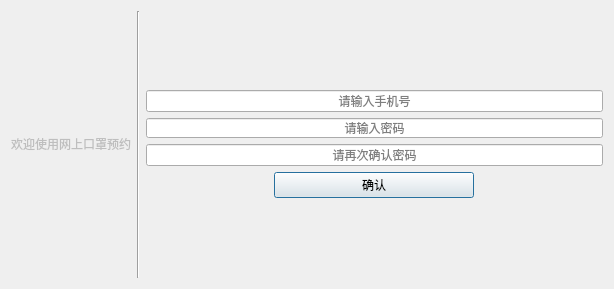
<?xml version="1.0" encoding="UTF-8"?>
<ui version="4.0">
 <class>Dialog</class>
 <widget class="QDialog" name="Dialog">
  <property name="geometry">
   <rect>
    <x>0</x>
    <y>0</y>
    <width>614</width>
    <height>289</height>
   </rect>
  </property>
  <property name="windowTitle">
   <string>注册</string>
  </property>
  <layout class="QHBoxLayout" name="horizontalLayout_3">
   <item>
    <layout class="QHBoxLayout" name="horizontalLayout">
     <item>
      <widget class="QLabel" name="label_2">
       <property name="enabled">
        <bool>false</bool>
       </property>
       <property name="maximumSize">
        <size>
         <width>16777215</width>
         <height>20</height>
        </size>
       </property>
       <property name="text">
        <string>欢迎使用网上口罩预约</string>
       </property>
       <property name="alignment">
        <set>Qt::AlignCenter</set>
       </property>
      </widget>
     </item>
     <item>
      <widget class="Line" name="line">
       <property name="orientation">
        <enum>Qt::Vertical</enum>
       </property>
      </widget>
     </item>
     <item>
      <layout class="QVBoxLayout" name="verticalLayout_2">
       <item>
        <layout class="QVBoxLayout" name="verticalLayout">
         <item>
          <layout class="QHBoxLayout" name="horizontalLayout_2">
           <item>
            <widget class="QLineEdit" name="username">
             <property name="sizePolicy">
              <sizepolicy hsizetype="Ignored" vsizetype="Fixed">
               <horstretch>0</horstretch>
               <verstretch>0</verstretch>
              </sizepolicy>
             </property>
             <property name="maximumSize">
              <size>
               <width>16777215</width>
               <height>16777215</height>
              </size>
             </property>
             <property name="alignment">
              <set>Qt::AlignCenter</set>
             </property>
             <property name="placeholderText">
              <string>请输入手机号</string>
             </property>
            </widget>
           </item>
          </layout>
         </item>
         <item>
          <widget class="QLineEdit" name="password">
           <property name="enabled">
            <bool>true</bool>
           </property>
           <property name="sizePolicy">
            <sizepolicy hsizetype="Ignored" vsizetype="Fixed">
             <horstretch>0</horstretch>
             <verstretch>0</verstretch>
            </sizepolicy>
           </property>
           <property name="maximumSize">
            <size>
             <width>16777215</width>
             <height>20</height>
            </size>
           </property>
           <property name="tabletTracking">
            <bool>false</bool>
           </property>
           <property name="autoFillBackground">
            <bool>false</bool>
           </property>
           <property name="text">
            <string/>
           </property>
           <property name="echoMode">
            <enum>QLineEdit::Password</enum>
           </property>
           <property name="alignment">
            <set>Qt::AlignCenter</set>
           </property>
           <property name="placeholderText">
            <string>请输入密码</string>
           </property>
           <property name="clearButtonEnabled">
            <bool>false</bool>
           </property>
          </widget>
         </item>
         <item>
          <widget class="QLineEdit" name="confirm_password">
           <property name="text">
            <string/>
           </property>
           <property name="echoMode">
            <enum>QLineEdit::Password</enum>
           </property>
           <property name="alignment">
            <set>Qt::AlignCenter</set>
           </property>
           <property name="placeholderText">
            <string>请再次确认密码</string>
           </property>
          </widget>
         </item>
         <item>
          <layout class="QHBoxLayout" name="horizontalLayout_4">
           <item>
            <widget class="QPushButton" name="regis">
             <property name="sizePolicy">
              <sizepolicy hsizetype="Expanding" vsizetype="Fixed">
               <horstretch>0</horstretch>
               <verstretch>0</verstretch>
              </sizepolicy>
             </property>
             <property name="maximumSize">
              <size>
               <width>200</width>
               <height>16777215</height>
              </size>
             </property>
             <property name="layoutDirection">
              <enum>Qt::LeftToRight</enum>
             </property>
             <property name="text">
              <string>确认</string>
             </property>
            </widget>
           </item>
          </layout>
         </item>
        </layout>
       </item>
      </layout>
     </item>
    </layout>
   </item>
  </layout>
 </widget>
 <resources/>
 <connections/>
</ui>
